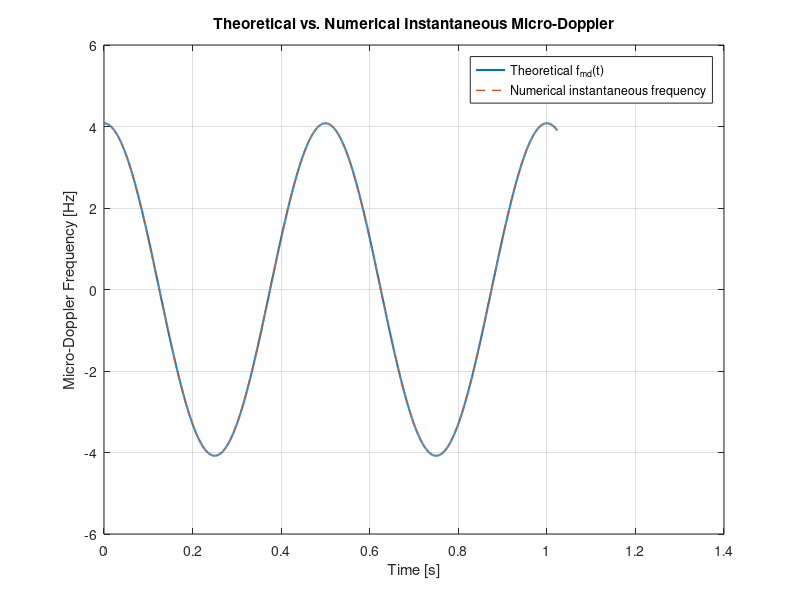
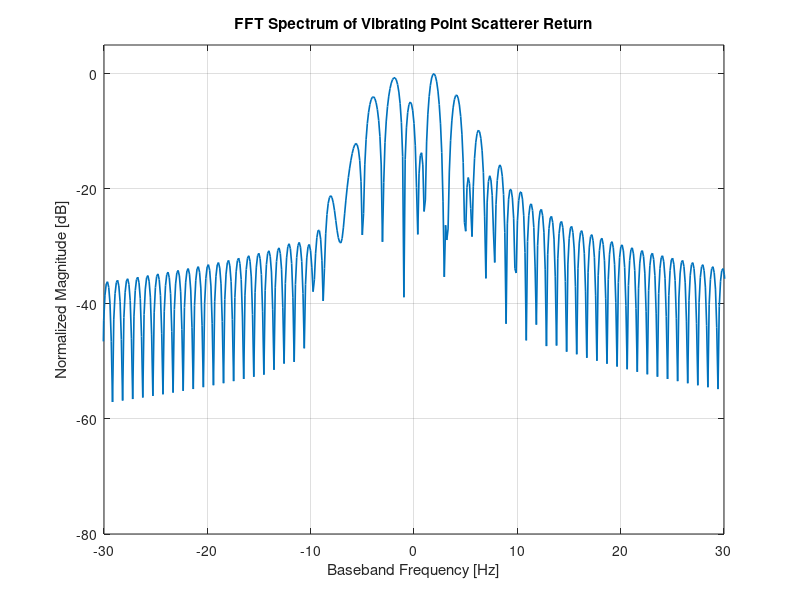
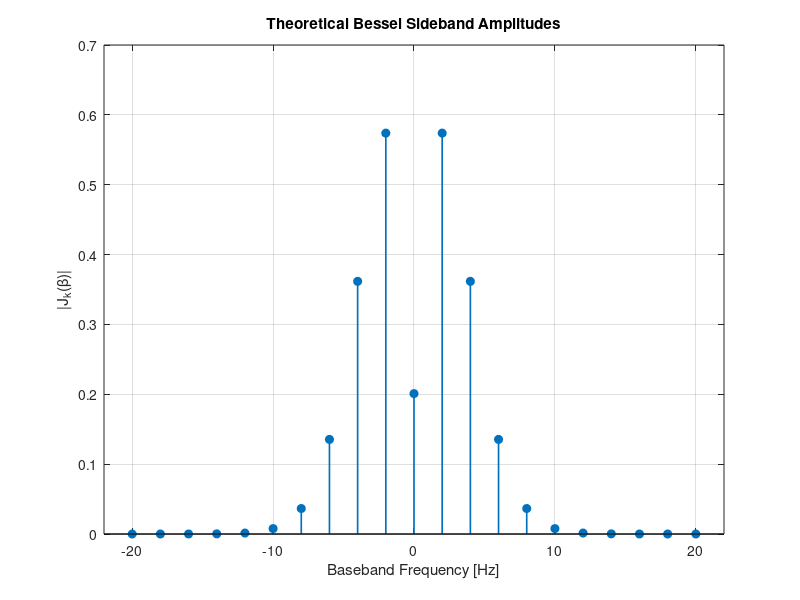

The MATLAB script that drew these images, in order: (Note: this script raises an error after producing the figures.)
%% Micro-Doppler Simulation of One vibrating point scatterer in 3D

clear; close all; clc;

%% 1. Radar / slow-time setup
c = 3e8;                % speed of light
fc = 10e9;              % carrier frequency 
lambda = c / fc;        % wavelength

PRF = 2000;             % pulse repetition frequency
Np = 2048;              % number of pulses

Ts = 1 / PRF;           % slow-time sampling interval
t = (0:Np-1) * Ts;      % slow-time vector

%% 2. 3D geometry
% Radar coordinate system: (U, V, M)
% Radar is at origin.
% Target vibration center O is stationary at R0.
R0 = [1000; 5000; 5000];        % target vibration center position

% LOS unit vector from radar to target center
n_LOS = R0 / norm(R0);

r_static = [0; 0; 0];           % static position relative to vibration center

%% 3. Vibration motion setup
% sinusoidal vibration:
%   r_vib(t) = Dv * sin(2*pi*fv*t) * nV
Dv = 0.01;                      % vibration amplitude
fv = 2;                         % vibration frequency

az_vib = deg2rad(20);           % vibration direction azimuth
el_vib = deg2rad(10);           % vibration direction elevation

% Unit vector of vibration direction in 3D reference coordinates
nV = [cos(el_vib)*cos(az_vib); cos(el_vib)*sin(az_vib); sin(el_vib)];

% projection of vibration direction onto radar LOS
proj_LOS = dot(nV, n_LOS);

fprintf('LOS projection nV^T n_LOS = %.6f\n', proj_LOS);

%% 4. Point scatterer position and radial displacement
% Full 3D point scatterer position relative to radar:
%   R_P(t) = R0 + r_static + Dv*sin(2*pi*fv*t)nV
% For micro-Doppler phase, only the scalar range variation matters.
% Under far-field approximation:
%   delta_R(t) ≈ n_LOS^T [Dv*sin(2*pi*fv*t)*nV]
%              = Dv*sin(2*pi*fv*t)*(nV^T n_LOS)
vib_disp = Dv * sin(2*pi*fv*t);         % scalar vibration displacement
delta_R = vib_disp * proj_LOS;          % radial range variation

% full 3D trajectory, useful for debugging/visualization
rP = R0 + r_static + nV * vib_disp;

%% 5. Baseband received signal
% For monostatic radar, round-trip phase is:
%   phi(t) = 4*pi/lambda * R(t)
%
% Static range phase is removed because it does not affect micro-Doppler.
% Therefore:
%   s(t) = exp(j * 4*pi/lambda * delta_R(t))
%
% This is a phase-modulated signal:
%   s(t) = exp(j * beta * sin(2*pi*fv*t))
%
% where:
%   beta = 4*pi/lambda * Dv * (nV^T n_LOS)
sigma = 1.0;                            % point scatterer reflectivity
beta = (4*pi/lambda) * Dv * proj_LOS;   % phase modulation index

s_rx = sigma * exp(1j * beta * sin(2*pi*fv*t));

fprintf('Phase modulation index beta = %.6f rad\n', beta);

%% 6. Theoretical micro-Doppler frequency
% Instantaneous Doppler frequency 
%   f_md(t) = (1/2*pi) * d(phi(t))/dt
%
% Since:
%   phi(t) = 4*pi/lambda * Dv * sin(2*pi*fv*t) * (nV^T n_LOS)
%
% then:
%   f_md(t) = 4*pi*Dv*fv/lambda * cos(2*pi*fv*t) * (nV^T n_LOS)

fmd_theory = (4*pi*Dv*fv/lambda) * proj_LOS .* cos(2*pi*fv*t);

fprintf('Theoretical max |micro-Doppler| = %.3f Hz\n', max(abs(fmd_theory)));

%% 7. Numerical instantaneous frequency check
phi_unwrapped = unwrap(angle(s_rx));
f_inst_num = [diff(phi_unwrapped)/(2*pi*Ts), NaN];

figure;
plot(t, fmd_theory, 'LineWidth', 1.5); hold on;
plot(t, f_inst_num, '--', 'LineWidth', 1.0);
grid on;
xlabel('Time [s]');
ylabel('Micro-Doppler Frequency [Hz]');
title('Theoretical vs. Numerical Instantaneous Micro-Doppler');
legend('Theoretical f_{md}(t)', 'Numerical instantaneous frequency');

%% 8. Spectrum: Bessel sideband structure
Nfft = 2^nextpow2(8*Np);
S = fftshift(fft(s_rx, Nfft));
freq = (-Nfft/2:Nfft/2-1) * PRF / Nfft;

figure;
plot(freq, 20*log10(abs(S)/max(abs(S)) + eps), 'LineWidth', 1.2);
grid on;
xlabel('Baseband Frequency [Hz]');
ylabel('Normalized Magnitude [dB]');
title('FFT Spectrum of Vibrating Point Scatterer Return');
xlim([-30 30]);
ylim([-80 5]);

% Theoretical Bessel line amplitudes
kMax = 10;
k = -kMax:kMax;
lineFreq = k * fv;
lineAmp = abs(besselj(k, beta));

figure;
stem(lineFreq, lineAmp, 'filled', 'LineWidth', 1.2);
grid on;
xlabel('Baseband Frequency [Hz]');
ylabel('|J_k(\beta)|');
title('Theoretical Bessel Sideband Amplitudes');
xlim([-kMax*fv-2, kMax*fv+2]);

%% 9. STFT micro-Doppler signature
winLen = 512;
overlap = round(0.90 * winLen);
nfft_stft = 4096;

window = hamming(winLen, 'periodic');

[Sstft, Fstft, Tstft] = spectrogram(s_rx, window, overlap, nfft_stft, PRF, 'centered');

figure;
imagesc(Tstft, Fstft, 20*log10(abs(Sstft) + eps));
axis xy;
xlabel('Time [s]');
ylabel('Frequency [Hz]');
title('STFT Micro-Doppler Signature of Vibrating Point Scatterer');
ylim([-100 100]);
colorbar;
hold on;
plot(t, fmd_theory, 'w', 'LineWidth', 1.5);
legend('Theoretical f_{md}(t)', 'TextColor', 'w');

%% 10. 3D trajectory visualization
figure;
plot3(rP(1,:), rP(2,:), rP(3,:), 'LineWidth', 1.5); hold on;
plot3(R0(1), R0(2), R0(3), 'o', 'MarkerSize', 8, 'LineWidth', 1.5);
grid on; axis equal;
xlabel('U [m]');
ylabel('V [m]');
zlabel('W [m]');
title('3D Trajectory of Vibrating Point Scatterer');
legend('Point scatterer trajectory', 'Vibration center');
